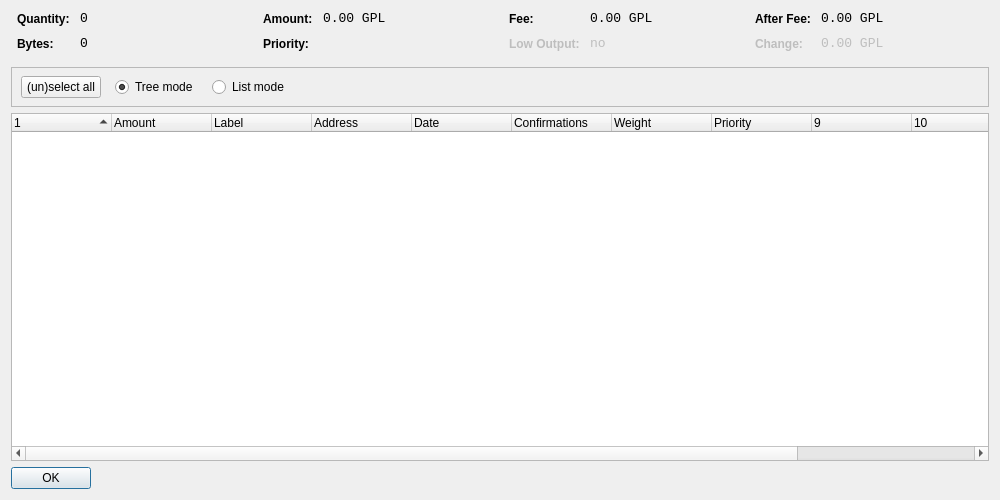
<?xml version="1.0" encoding="UTF-8"?>
<ui version="4.0">
 <class>CoinControlDialog</class>
 <widget class="QWidget" name="CoinControlDialog">
  <property name="geometry">
   <rect>
    <x>0</x>
    <y>0</y>
    <width>1000</width>
    <height>500</height>
   </rect>
  </property>
  <property name="windowTitle">
   <string>Coin Control</string>
  </property>
  <layout class="QVBoxLayout" name="verticalLayout">
   <item>
    <layout class="QHBoxLayout" name="horizontalLayoutTop" stretch="0,0,0,0">
     <property name="topMargin">
      <number>0</number>
     </property>
     <property name="bottomMargin">
      <number>10</number>
     </property>
     <item>
      <layout class="QFormLayout" name="formLayoutCoinControl1">
       <property name="horizontalSpacing">
        <number>10</number>
       </property>
       <property name="verticalSpacing">
        <number>10</number>
       </property>
       <property name="leftMargin">
        <number>6</number>
       </property>
       <property name="rightMargin">
        <number>6</number>
       </property>
       <item row="0" column="0">
        <widget class="QLabel" name="labelCoinControlQuantityText">
         <property name="styleSheet">
          <string notr="true">font-weight:bold;</string>
         </property>
         <property name="text">
          <string>Quantity:</string>
         </property>
        </widget>
       </item>
       <item row="0" column="1">
        <widget class="QLabel" name="labelCoinControlQuantity">
         <property name="font">
          <font>
           <family>Monospace</family>
           <pointsize>10</pointsize>
          </font>
         </property>
         <property name="cursor">
          <cursorShape>IBeamCursor</cursorShape>
         </property>
         <property name="contextMenuPolicy">
          <enum>Qt::ActionsContextMenu</enum>
         </property>
         <property name="text">
          <string notr="true">0</string>
         </property>
         <property name="textInteractionFlags">
          <set>Qt::LinksAccessibleByMouse|Qt::TextSelectableByKeyboard|Qt::TextSelectableByMouse</set>
         </property>
        </widget>
       </item>
       <item row="1" column="0">
        <widget class="QLabel" name="labelCoinControlBytesText">
         <property name="styleSheet">
          <string notr="true">font-weight:bold;</string>
         </property>
         <property name="text">
          <string>Bytes:</string>
         </property>
        </widget>
       </item>
       <item row="1" column="1">
        <widget class="QLabel" name="labelCoinControlBytes">
         <property name="font">
          <font>
           <family>Monospace</family>
           <pointsize>10</pointsize>
          </font>
         </property>
         <property name="cursor">
          <cursorShape>IBeamCursor</cursorShape>
         </property>
         <property name="contextMenuPolicy">
          <enum>Qt::ActionsContextMenu</enum>
         </property>
         <property name="text">
          <string notr="true">0</string>
         </property>
         <property name="textInteractionFlags">
          <set>Qt::LinksAccessibleByMouse|Qt::TextSelectableByKeyboard|Qt::TextSelectableByMouse</set>
         </property>
        </widget>
       </item>
      </layout>
     </item>
     <item>
      <layout class="QFormLayout" name="formLayoutCoinControl2">
       <property name="horizontalSpacing">
        <number>10</number>
       </property>
       <property name="verticalSpacing">
        <number>10</number>
       </property>
       <property name="leftMargin">
        <number>6</number>
       </property>
       <property name="rightMargin">
        <number>6</number>
       </property>
       <item row="0" column="0">
        <widget class="QLabel" name="labelCoinControlAmountText">
         <property name="styleSheet">
          <string notr="true">font-weight:bold;</string>
         </property>
         <property name="text">
          <string>Amount:</string>
         </property>
        </widget>
       </item>
       <item row="0" column="1">
        <widget class="QLabel" name="labelCoinControlAmount">
         <property name="font">
          <font>
           <family>Monospace</family>
           <pointsize>10</pointsize>
          </font>
         </property>
         <property name="cursor">
          <cursorShape>IBeamCursor</cursorShape>
         </property>
         <property name="contextMenuPolicy">
          <enum>Qt::ActionsContextMenu</enum>
         </property>
         <property name="text">
          <string notr="true">0.00 GPL</string>
         </property>
         <property name="textInteractionFlags">
          <set>Qt::LinksAccessibleByMouse|Qt::TextSelectableByKeyboard|Qt::TextSelectableByMouse</set>
         </property>
        </widget>
       </item>
       <item row="1" column="0">
        <widget class="QLabel" name="labelCoinControlPriorityText">
         <property name="styleSheet">
          <string notr="true">font-weight:bold;</string>
         </property>
         <property name="text">
          <string>Priority:</string>
         </property>
        </widget>
       </item>
       <item row="1" column="1">
        <widget class="QLabel" name="labelCoinControlPriority">
         <property name="font">
          <font>
           <family>Monospace</family>
           <pointsize>10</pointsize>
          </font>
         </property>
         <property name="cursor">
          <cursorShape>IBeamCursor</cursorShape>
         </property>
         <property name="contextMenuPolicy">
          <enum>Qt::ActionsContextMenu</enum>
         </property>
         <property name="text">
          <string/>
         </property>
         <property name="textInteractionFlags">
          <set>Qt::LinksAccessibleByMouse|Qt::TextSelectableByKeyboard|Qt::TextSelectableByMouse</set>
         </property>
        </widget>
       </item>
      </layout>
     </item>
     <item>
      <layout class="QFormLayout" name="formLayoutCoinControl3">
       <property name="horizontalSpacing">
        <number>10</number>
       </property>
       <property name="verticalSpacing">
        <number>10</number>
       </property>
       <property name="leftMargin">
        <number>6</number>
       </property>
       <property name="rightMargin">
        <number>6</number>
       </property>
       <item row="0" column="0">
        <widget class="QLabel" name="labelCoinControlFeeText">
         <property name="styleSheet">
          <string notr="true">font-weight:bold;</string>
         </property>
         <property name="text">
          <string>Fee:</string>
         </property>
        </widget>
       </item>
       <item row="0" column="1">
        <widget class="QLabel" name="labelCoinControlFee">
         <property name="font">
          <font>
           <family>Monospace</family>
           <pointsize>10</pointsize>
          </font>
         </property>
         <property name="cursor">
          <cursorShape>IBeamCursor</cursorShape>
         </property>
         <property name="contextMenuPolicy">
          <enum>Qt::ActionsContextMenu</enum>
         </property>
         <property name="text">
          <string notr="true">0.00 GPL</string>
         </property>
         <property name="textInteractionFlags">
          <set>Qt::LinksAccessibleByMouse|Qt::TextSelectableByKeyboard|Qt::TextSelectableByMouse</set>
         </property>
        </widget>
       </item>
       <item row="1" column="0">
        <widget class="QLabel" name="labelCoinControlLowOutputText">
         <property name="enabled">
          <bool>false</bool>
         </property>
         <property name="styleSheet">
          <string notr="true">font-weight:bold;</string>
         </property>
         <property name="text">
          <string>Low Output:</string>
         </property>
        </widget>
       </item>
       <item row="1" column="1">
        <widget class="QLabel" name="labelCoinControlLowOutput">
         <property name="enabled">
          <bool>false</bool>
         </property>
         <property name="font">
          <font>
           <family>Monospace</family>
           <pointsize>10</pointsize>
          </font>
         </property>
         <property name="cursor">
          <cursorShape>IBeamCursor</cursorShape>
         </property>
         <property name="contextMenuPolicy">
          <enum>Qt::ActionsContextMenu</enum>
         </property>
         <property name="text">
          <string>no</string>
         </property>
         <property name="textInteractionFlags">
          <set>Qt::LinksAccessibleByMouse|Qt::TextSelectableByKeyboard|Qt::TextSelectableByMouse</set>
         </property>
        </widget>
       </item>
      </layout>
     </item>
     <item>
      <layout class="QFormLayout" name="formLayoutCoinControl4">
       <property name="horizontalSpacing">
        <number>10</number>
       </property>
       <property name="verticalSpacing">
        <number>10</number>
       </property>
       <property name="leftMargin">
        <number>6</number>
       </property>
       <property name="rightMargin">
        <number>6</number>
       </property>
       <item row="0" column="0">
        <widget class="QLabel" name="labelCoinControlAfterFeeText">
         <property name="styleSheet">
          <string notr="true">font-weight:bold;</string>
         </property>
         <property name="text">
          <string>After Fee:</string>
         </property>
        </widget>
       </item>
       <item row="0" column="1">
        <widget class="QLabel" name="labelCoinControlAfterFee">
         <property name="font">
          <font>
           <family>Monospace</family>
           <pointsize>10</pointsize>
          </font>
         </property>
         <property name="cursor">
          <cursorShape>IBeamCursor</cursorShape>
         </property>
         <property name="contextMenuPolicy">
          <enum>Qt::ActionsContextMenu</enum>
         </property>
         <property name="text">
          <string notr="true">0.00 GPL</string>
         </property>
         <property name="textInteractionFlags">
          <set>Qt::LinksAccessibleByMouse|Qt::TextSelectableByKeyboard|Qt::TextSelectableByMouse</set>
         </property>
        </widget>
       </item>
       <item row="1" column="0">
        <widget class="QLabel" name="labelCoinControlChangeText">
         <property name="enabled">
          <bool>false</bool>
         </property>
         <property name="styleSheet">
          <string notr="true">font-weight:bold;</string>
         </property>
         <property name="text">
          <string>Change:</string>
         </property>
        </widget>
       </item>
       <item row="1" column="1">
        <widget class="QLabel" name="labelCoinControlChange">
         <property name="enabled">
          <bool>false</bool>
         </property>
         <property name="font">
          <font>
           <family>Monospace</family>
           <pointsize>10</pointsize>
          </font>
         </property>
         <property name="cursor">
          <cursorShape>IBeamCursor</cursorShape>
         </property>
         <property name="contextMenuPolicy">
          <enum>Qt::ActionsContextMenu</enum>
         </property>
         <property name="text">
          <string notr="true">0.00 GPL</string>
         </property>
         <property name="textInteractionFlags">
          <set>Qt::LinksAccessibleByMouse|Qt::TextSelectableByKeyboard|Qt::TextSelectableByMouse</set>
         </property>
        </widget>
       </item>
      </layout>
     </item>
    </layout>
   </item>
   <item>
    <widget class="QFrame" name="frame">
     <property name="minimumSize">
      <size>
       <width>0</width>
       <height>40</height>
      </size>
     </property>
     <property name="frameShape">
      <enum>QFrame::StyledPanel</enum>
     </property>
     <property name="frameShadow">
      <enum>QFrame::Sunken</enum>
     </property>
     <widget class="QWidget" name="horizontalLayoutWidget">
      <property name="geometry">
       <rect>
        <x>10</x>
        <y>0</y>
        <width>781</width>
        <height>41</height>
       </rect>
      </property>
      <layout class="QHBoxLayout" name="horizontalLayoutPanel" stretch="0,0,0,0">
       <property name="spacing">
        <number>14</number>
       </property>
       <item>
        <widget class="QPushButton" name="pushButtonSelectAll">
         <property name="sizePolicy">
          <sizepolicy hsizetype="Maximum" vsizetype="Fixed">
           <horstretch>0</horstretch>
           <verstretch>0</verstretch>
          </sizepolicy>
         </property>
         <property name="text">
          <string>(un)select all</string>
         </property>
        </widget>
       </item>
       <item>
        <widget class="QRadioButton" name="radioTreeMode">
         <property name="sizePolicy">
          <sizepolicy hsizetype="Maximum" vsizetype="Fixed">
           <horstretch>0</horstretch>
           <verstretch>0</verstretch>
          </sizepolicy>
         </property>
         <property name="text">
          <string>Tree mode</string>
         </property>
         <property name="checked">
          <bool>true</bool>
         </property>
        </widget>
       </item>
       <item>
        <widget class="QRadioButton" name="radioListMode">
         <property name="sizePolicy">
          <sizepolicy hsizetype="Maximum" vsizetype="Fixed">
           <horstretch>0</horstretch>
           <verstretch>0</verstretch>
          </sizepolicy>
         </property>
         <property name="text">
          <string>List mode</string>
         </property>
        </widget>
       </item>
       <item>
        <spacer name="horizontalSpacer">
         <property name="orientation">
          <enum>Qt::Horizontal</enum>
         </property>
         <property name="sizeHint" stdset="0">
          <size>
           <width>40</width>
           <height>20</height>
          </size>
         </property>
        </spacer>
       </item>
      </layout>
     </widget>
    </widget>
   </item>
   <item>
    <widget class="CoinControlTreeWidget" name="treeWidget">
     <property name="contextMenuPolicy">
      <enum>Qt::CustomContextMenu</enum>
     </property>
     <property name="sortingEnabled">
      <bool>false</bool>
     </property>
     <property name="columnCount">
      <number>12</number>
     </property>
     <attribute name="headerShowSortIndicator" stdset="0">
      <bool>true</bool>
     </attribute>
     <attribute name="headerStretchLastSection">
      <bool>false</bool>
     </attribute>
     <column>
      <property name="text">
       <string/>
      </property>
     </column>
     <column>
      <property name="text">
       <string>Amount</string>
      </property>
     </column>
     <column>
      <property name="text">
       <string>Label</string>
      </property>
     </column>
     <column>
      <property name="text">
       <string>Address</string>
      </property>
     </column>
     <column>
      <property name="text">
       <string>Date</string>
      </property>
     </column>
     <column>
      <property name="text">
       <string>Confirmations</string>
      </property>
      <property name="toolTip">
       <string>Confirmed</string>
      </property>
     </column>
     <column>
      <property name="text">
       <string>Weight</string>
      </property>
     </column>
     <column>
      <property name="text">
       <string>Priority</string>
      </property>
     </column>
     <column>
      <property name="text">
       <string/>
      </property>
     </column>
     <column>
      <property name="text">
       <string/>
      </property>
     </column>
     <column>
      <property name="text">
       <string/>
      </property>
     </column>
     <column>
      <property name="text">
       <string/>
      </property>
     </column>
    </widget>
   </item>
   <item>
    <widget class="QDialogButtonBox" name="buttonBox">
     <property name="sizePolicy">
      <sizepolicy hsizetype="Maximum" vsizetype="Fixed">
       <horstretch>0</horstretch>
       <verstretch>0</verstretch>
      </sizepolicy>
     </property>
     <property name="orientation">
      <enum>Qt::Horizontal</enum>
     </property>
     <property name="standardButtons">
      <set>QDialogButtonBox::Ok</set>
     </property>
    </widget>
   </item>
  </layout>
 </widget>
 <customwidgets>
  <customwidget>
   <class>CoinControlTreeWidget</class>
   <extends>QTreeWidget</extends>
   <header>coincontroltreewidget.h</header>
  </customwidget>
 </customwidgets>
 <resources/>
 <connections/>
</ui>
